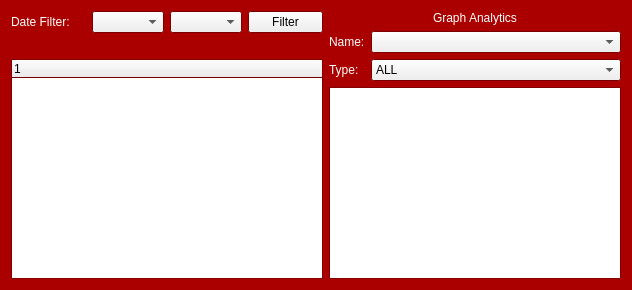
      <widget class="QWidget" name="pub_tab">
       <property name="palette">
        <palette>
         <active>
          <colorrole role="Base">
           <brush brushstyle="SolidPattern">
            <color alpha="255">
             <red>255</red>
             <green>255</green>
             <blue>255</blue>
            </color>
           </brush>
          </colorrole>
          <colorrole role="Window">
           <brush brushstyle="SolidPattern">
            <color alpha="255">
             <red>170</red>
             <green>0</green>
             <blue>0</blue>
            </color>
           </brush>
          </colorrole>
         </active>
         <inactive>
          <colorrole role="Base">
           <brush brushstyle="SolidPattern">
            <color alpha="255">
             <red>255</red>
             <green>255</green>
             <blue>255</blue>
            </color>
           </brush>
          </colorrole>
          <colorrole role="Window">
           <brush brushstyle="SolidPattern">
            <color alpha="255">
             <red>170</red>
             <green>0</green>
             <blue>0</blue>
            </color>
           </brush>
          </colorrole>
         </inactive>
         <disabled>
          <colorrole role="Base">
           <brush brushstyle="SolidPattern">
            <color alpha="255">
             <red>170</red>
             <green>0</green>
             <blue>0</blue>
            </color>
           </brush>
          </colorrole>
          <colorrole role="Window">
           <brush brushstyle="SolidPattern">
            <color alpha="255">
             <red>170</red>
             <green>0</green>
             <blue>0</blue>
            </color>
           </brush>
          </colorrole>
         </disabled>
        </palette>
       </property>
       <property name="autoFillBackground">
        <bool>true</bool>
       </property>
       <attribute name="title">
        <string>PUBLICATIONS</string>
       </attribute>
       <layout class="QGridLayout" name="gridLayout_3">
        <item row="0" column="0">
         <layout class="QVBoxLayout" name="verticalLayout_2">
          <item>
           <layout class="QHBoxLayout" name="horizontalLayout">
            <item>
             <widget class="QLabel" name="date_filter_lbl">
              <property name="minimumSize">
               <size>
                <width>75</width>
                <height>0</height>
               </size>
              </property>
              <property name="maximumSize">
               <size>
                <width>75</width>
                <height>16777215</height>
               </size>
              </property>
              <property name="palette">
               <palette>
                <active>
                 <colorrole role="WindowText">
                  <brush brushstyle="SolidPattern">
                   <color alpha="255">
                    <red>255</red>
                    <green>255</green>
                    <blue>255</blue>
                   </color>
                  </brush>
                 </colorrole>
                </active>
                <inactive>
                 <colorrole role="WindowText">
                  <brush brushstyle="SolidPattern">
                   <color alpha="255">
                    <red>255</red>
                    <green>255</green>
                    <blue>255</blue>
                   </color>
                  </brush>
                 </colorrole>
                </inactive>
                <disabled>
                 <colorrole role="WindowText">
                  <brush brushstyle="SolidPattern">
                   <color alpha="255">
                    <red>120</red>
                    <green>120</green>
                    <blue>120</blue>
                   </color>
                  </brush>
                 </colorrole>
                </disabled>
               </palette>
              </property>
              <property name="text">
               <string>Date Filter:</string>
              </property>
             </widget>
            </item>
            <item>
             <widget class="QComboBox" name="start_date_publications"/>
            </item>
            <item>
             <widget class="QComboBox" name="end_date_publications">
              <property name="minimumSize">
               <size>
                <width>0</width>
                <height>0</height>
               </size>
              </property>
             </widget>
            </item>
            <item>
             <widget class="QPushButton" name="filter_btn">
              <property name="minimumSize">
               <size>
                <width>75</width>
                <height>0</height>
               </size>
              </property>
              <property name="maximumSize">
               <size>
                <width>75</width>
                <height>16777215</height>
               </size>
              </property>
              <property name="text">
               <string>Filter</string>
              </property>
              <property name="flat">
               <bool>false</bool>
              </property>
             </widget>
            </item>
           </layout>
          </item>
          <item>
           <widget class="QLabel" name="domain_lbl1">
            <property name="palette">
             <palette>
              <active>
               <colorrole role="WindowText">
                <brush brushstyle="SolidPattern">
                 <color alpha="255">
                  <red>255</red>
                  <green>255</green>
                  <blue>255</blue>
                 </color>
                </brush>
               </colorrole>
              </active>
              <inactive>
               <colorrole role="WindowText">
                <brush brushstyle="SolidPattern">
                 <color alpha="255">
                  <red>255</red>
                  <green>255</green>
                  <blue>255</blue>
                 </color>
                </brush>
               </colorrole>
              </inactive>
              <disabled>
               <colorrole role="WindowText">
                <brush brushstyle="SolidPattern">
                 <color alpha="255">
                  <red>120</red>
                  <green>120</green>
                  <blue>120</blue>
                 </color>
                </brush>
               </colorrole>
              </disabled>
             </palette>
            </property>
            <property name="text">
             <string/>
            </property>
            <property name="alignment">
             <set>Qt::AlignCenter</set>
            </property>
           </widget>
          </item>
          <item>
           <widget class="QTreeWidget" name="pub_tree">
            <column>
             <property name="text">
              <string notr="true">1</string>
             </property>
            </column>
           </widget>
          </item>
         </layout>
        </item>
        <item row="0" column="1">
         <layout class="QVBoxLayout" name="verticalLayout">
          <item>
           <widget class="QLabel" name="graph_lbl_pub">
            <property name="palette">
             <palette>
              <active>
               <colorrole role="WindowText">
                <brush brushstyle="SolidPattern">
                 <color alpha="255">
                  <red>255</red>
                  <green>255</green>
                  <blue>255</blue>
                 </color>
                </brush>
               </colorrole>
              </active>
              <inactive>
               <colorrole role="WindowText">
                <brush brushstyle="SolidPattern">
                 <color alpha="255">
                  <red>255</red>
                  <green>255</green>
                  <blue>255</blue>
                 </color>
                </brush>
               </colorrole>
              </inactive>
              <disabled>
               <colorrole role="WindowText">
                <brush brushstyle="SolidPattern">
                 <color alpha="255">
                  <red>120</red>
                  <green>120</green>
                  <blue>120</blue>
                 </color>
                </brush>
               </colorrole>
              </disabled>
             </palette>
            </property>
            <property name="text">
             <string>Graph Analytics</string>
            </property>
            <property name="alignment">
             <set>Qt::AlignCenter</set>
            </property>
           </widget>
          </item>
          <item>
           <layout class="QHBoxLayout" name="horizontalLayout_14">
            <item>
             <widget class="QLabel" name="name_lbl_pub">
              <property name="maximumSize">
               <size>
                <width>100</width>
                <height>40</height>
               </size>
              </property>
              <property name="palette">
               <palette>
                <active>
                 <colorrole role="WindowText">
                  <brush brushstyle="SolidPattern">
                   <color alpha="255">
                    <red>255</red>
                    <green>255</green>
                    <blue>255</blue>
                   </color>
                  </brush>
                 </colorrole>
                </active>
                <inactive>
                 <colorrole role="WindowText">
                  <brush brushstyle="SolidPattern">
                   <color alpha="255">
                    <red>255</red>
                    <green>255</green>
                    <blue>255</blue>
                   </color>
                  </brush>
                 </colorrole>
                </inactive>
                <disabled>
                 <colorrole role="WindowText">
                  <brush brushstyle="SolidPattern">
                   <color alpha="255">
                    <red>120</red>
                    <green>120</green>
                    <blue>120</blue>
                   </color>
                  </brush>
                 </colorrole>
                </disabled>
               </palette>
              </property>
              <property name="text">
               <string>Name:</string>
              </property>
             </widget>
            </item>
            <item>
             <widget class="QComboBox" name="name_combo_pub">
              <property name="minimumSize">
               <size>
                <width>250</width>
                <height>0</height>
               </size>
              </property>
             </widget>
            </item>
           </layout>
          </item>
          <item>
           <layout class="QHBoxLayout" name="horizontalLayout_13">
            <item>
             <widget class="QLabel" name="type_lbl_pub">
              <property name="maximumSize">
               <size>
                <width>100</width>
                <height>40</height>
               </size>
              </property>
              <property name="palette">
               <palette>
                <active>
                 <colorrole role="WindowText">
                  <brush brushstyle="SolidPattern">
                   <color alpha="255">
                    <red>255</red>
                    <green>255</green>
                    <blue>255</blue>
                   </color>
                  </brush>
                 </colorrole>
                </active>
                <inactive>
                 <colorrole role="WindowText">
                  <brush brushstyle="SolidPattern">
                   <color alpha="255">
                    <red>255</red>
                    <green>255</green>
                    <blue>255</blue>
                   </color>
                  </brush>
                 </colorrole>
                </inactive>
                <disabled>
                 <colorrole role="WindowText">
                  <brush brushstyle="SolidPattern">
                   <color alpha="255">
                    <red>120</red>
                    <green>120</green>
                    <blue>120</blue>
                   </color>
                  </brush>
                 </colorrole>
                </disabled>
               </palette>
              </property>
              <property name="text">
               <string>Type:</string>
              </property>
             </widget>
            </item>
            <item>
             <widget class="QComboBox" name="type_combo_pub">
              <property name="minimumSize">
               <size>
                <width>250</width>
                <height>0</height>
               </size>
              </property>
              <property name="maximumSize">
               <size>
                <width>16777215</width>
                <height>16777215</height>
               </size>
              </property>
              <item>
               <property name="text">
                <string>ALL</string>
               </property>
              </item>
             </widget>
            </item>
           </layout>
          </item>
          <item>
           <widget class="QGraphicsView" name="graph_area">
            <property name="enabled">
             <bool>true</bool>
            </property>
           </widget>
          </item>
         </layout>
        </item>
       </layout>
      </widget>
